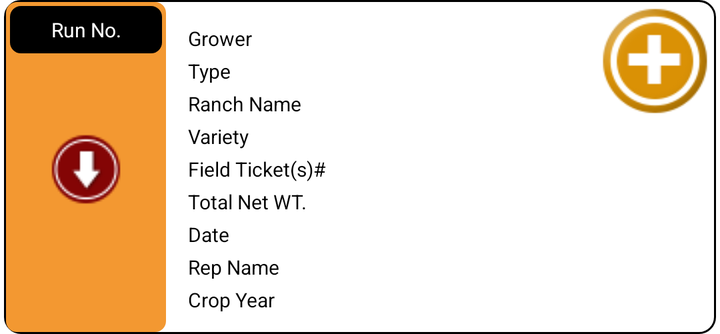
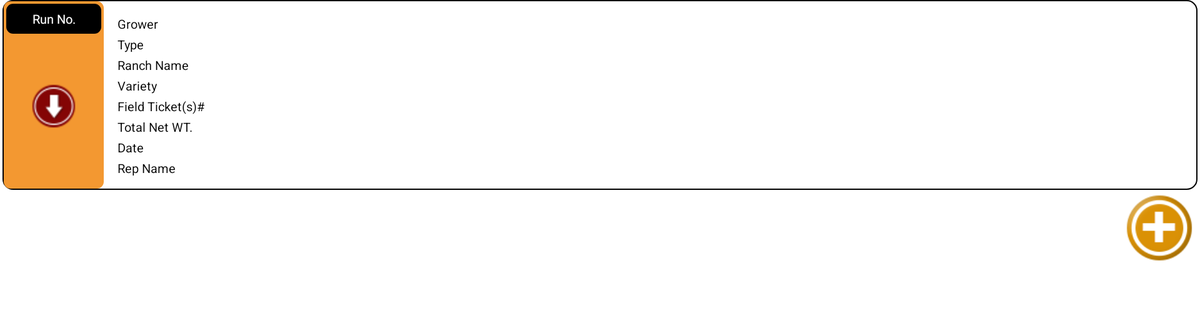

First picture: res/layout/ on a phone held upright. Second picture: the repository's own variant of that layout, on a device whose configuration matches the variant's folder. Source for both follows.
<!-- AndroidManifest.xml: application theme Theme.Customalmonds -->
<!-- res/layout/product_home_list.xml -->
<?xml version="1.0" encoding="utf-8"?>
<androidx.constraintlayout.widget.ConstraintLayout xmlns:android="http://schemas.android.com/apk/res/android"
    xmlns:app="http://schemas.android.com/apk/res-auto"
    xmlns:tools="http://schemas.android.com/tools"
    android:layout_width="match_parent"
    android:layout_height="wrap_content"
    android:layout_marginLeft="2dp"
    android:layout_marginRight="2dp"
    tools:context=".Listproduct">



    <LinearLayout
        android:id="@+id/lin_main"
        android:layout_width="match_parent"
        android:layout_height="match_parent"


        android:orientation="vertical">
        <LinearLayout
            android:background="@drawable/my_custom_product"
            android:layout_width="match_parent"
android:id="@+id/linhead"
            android:layout_height="wrap_content"
            android:orientation="horizontal" >

            <LinearLayout
                android:layout_width="80dp"
                android:layout_height="match_parent"
                android:background="@drawable/my_back"
android:layout_margin="1dp"
                android:orientation="vertical" >

                <TextView
                    android:id="@+id/listview_layout_tv1_title"
                    android:layout_width="match_parent"
                    android:layout_height="wrap_content"
                    android:background="@drawable/my_black"
                    android:gravity="center"
                    android:padding="5dp"
                    android:layout_margin="1dp"
                    android:text="Run No."
android:textColor="@color/white"
                    android:textSize="10sp" />


                <TextView
                    android:id="@+id/txt_id"
                    android:layout_width="match_parent"
                    android:layout_height="wrap_content"
                    android:visibility="gone"
                    android:gravity="center"
                    android:padding="5dp"
                    android:text=""
                    android:textColor="@color/app_color" />
                <TextView
                    android:id="@+id/txt_runid"
                    android:layout_width="match_parent"
                    android:layout_height="wrap_content"
                    android:gravity="center"
                    android:padding="5dp"
                    android:text=""
                    android:textStyle="bold"
                    android:textColor="@color/white" />

                <TextView
                    android:id="@+id/txt_view"
                    android:layout_width="match_parent"
                    android:layout_height="wrap_content"
                    android:gravity="center"
                    android:padding="5dp"
                    android:text="0"
                    android:visibility="gone"
                    android:textColor="@color/app_color" />



                <ImageView
                    android:id="@+id/img_view"
                    android:layout_gravity="center|bottom"
                    android:layout_width="wrap_content"
                    android:layout_marginTop="10dp"
                    android:layout_height="wrap_content"
                    android:src="@drawable/downarrow"></ImageView>
                <ImageView
                    android:id="@+id/img_viewup"
                    android:layout_gravity="center|bottom"
                    android:layout_width="wrap_content"
                    android:layout_marginTop="10dp"
                    android:visibility="gone"
                    android:layout_height="wrap_content"
                    android:src="@drawable/uparrow"></ImageView>

            </LinearLayout>

            <View
                android:layout_width="1dp"
                android:visibility="gone"
                android:layout_height="match_parent"
                android:background="#D2D2D2" />

            <RelativeLayout
                android:id="@+id/freight_ticket_rl_ship_con"
                android:layout_width="match_parent"
                android:layout_height="wrap_content" >

                <LinearLayout
                    android:layout_width="match_parent"
                    android:layout_height="wrap_content"
                    android:layout_centerInParent="true"

                    android:orientation="vertical"
                    android:padding="10dp">


                    <LinearLayout
                        android:layout_width="match_parent"
                        android:layout_height="wrap_content"
                        android:orientation="horizontal"
                        android:weightSum="1">

                        <TextView
                            android:id="@+id/listview_layout_tv3_title"
                            android:layout_width="match_parent"
                            android:layout_height="wrap_content"
                            android:layout_weight="0.7"
                            android:text="Grower "
                            android:textColor="#000"
                            android:textSize="10sp" />

                        <TextView
                            android:id="@+id/txt_grower"
                            android:layout_width="match_parent"
                            android:layout_height="wrap_content"
                            android:layout_weight="0.3"
                            android:singleLine="true"
                            android:text=""
                            android:layout_marginLeft="3dp"
                            android:textColor="#000"
                            android:textSize="12sp"
                            android:textStyle="bold" />
                    </LinearLayout>

                    <LinearLayout
                        android:layout_width="match_parent"
                        android:layout_height="wrap_content"
                        android:orientation="horizontal"
                        android:weightSum="1">

                        <TextView
                            android:layout_width="match_parent"
                            android:layout_height="wrap_content"
                            android:layout_weight="0.7"
                            android:text="Type"
                            android:textColor="#000"
                            android:textSize="10sp" />

                        <TextView
                            android:id="@+id/txt_type"
                            android:layout_width="match_parent"
                            android:layout_height="wrap_content"
                            android:layout_weight="0.3"
                            android:singleLine="true"
                            android:text=""
                            android:layout_marginLeft="3dp"
                            android:textColor="#000"
                            android:textSize="12sp"
                            android:textStyle="bold" />
                    </LinearLayout>

                    <LinearLayout
                        android:layout_width="match_parent"
                        android:layout_height="wrap_content"
                        android:orientation="horizontal"
                        android:weightSum="1">

                        <TextView
                            android:layout_width="match_parent"
                            android:layout_height="wrap_content"
                            android:layout_weight="0.7"
                            android:text="Ranch Name"
                            android:textColor="#000"
                            android:textSize="10sp" />

                        <TextView
                            android:id="@+id/txt_rname"
                            android:layout_width="match_parent"
                            android:layout_height="wrap_content"
                            android:layout_weight="0.3"
                            android:singleLine="true"
                            android:text=""
                            android:textColor="#000"
                            android:layout_marginLeft="3dp"
                            android:textSize="12sp"
                            android:textStyle="bold" />
                    </LinearLayout>

                    <LinearLayout
                        android:layout_width="match_parent"
                        android:layout_height="wrap_content"
                        android:orientation="horizontal"
                        android:weightSum="1">

                        <TextView

                            android:layout_width="match_parent"
                            android:layout_height="wrap_content"
                            android:layout_weight="0.7"
                            android:text="Variety"
                            android:textColor="#000"
                            android:textSize="10sp" />

                        <TextView
                            android:id="@+id/txt_variety"
                            android:layout_width="match_parent"
                            android:layout_height="wrap_content"
                            android:layout_weight="0.3"
                            android:singleLine="true"
                            android:text=""
                            android:layout_marginLeft="3dp"
                            android:textColor="#000"
                            android:textSize="12sp"
                            android:textStyle="bold" />
                    </LinearLayout>

                    <LinearLayout
                        android:layout_width="match_parent"
                        android:layout_height="wrap_content"
                        android:orientation="horizontal"
                        android:weightSum="1">

                        <TextView

                            android:layout_width="match_parent"
                            android:layout_height="wrap_content"
                            android:layout_weight="0.7"
                            android:text="Field Ticket(s)#"
                            android:textColor="#000"
                            android:textSize="10sp" />

                        <TextView
                            android:id="@+id/txt_fticket"
                            android:layout_width="match_parent"
                            android:layout_height="wrap_content"
                            android:layout_weight="0.3"
                            android:singleLine="true"
                            android:text=""
                            android:layout_marginLeft="3dp"
                            android:textColor="#000"
                            android:textSize="12sp"
                            android:textStyle="bold" />
                    </LinearLayout>

                    <LinearLayout
                        android:layout_width="match_parent"
                        android:layout_height="wrap_content"
                        android:orientation="horizontal"
                        android:weightSum="1">

                        <TextView

                            android:layout_width="match_parent"
                            android:layout_height="wrap_content"
                            android:layout_weight="0.7"
                            android:text="Total Net WT."
                            android:textColor="#000"
                            android:textSize="10sp" />

                        <TextView
                            android:id="@+id/txt_totalwgt"
                            android:layout_width="match_parent"
                            android:layout_height="wrap_content"
                            android:layout_weight="0.3"
                            android:singleLine="true"
                            android:text=""
                            android:textColor="#000"
                            android:layout_marginLeft="3dp"
                            android:textSize="12sp"
                            android:textStyle="bold" />
                    </LinearLayout>

                    <LinearLayout
                        android:layout_width="match_parent"
                        android:layout_height="wrap_content"
                        android:orientation="horizontal"
                        android:weightSum="1">

                        <TextView

                            android:layout_width="match_parent"
                            android:layout_height="wrap_content"
                            android:layout_weight="0.7"
                            android:text="Date"
                            android:textColor="#000"
                            android:textSize="10sp" />

                        <TextView
                            android:id="@+id/txt_date"
                            android:layout_width="match_parent"
                            android:layout_height="wrap_content"
                            android:layout_weight="0.3"
                            android:singleLine="true"
                            android:text=""
                            android:layout_marginLeft="3dp"
                            android:textColor="#000"
                            android:textSize="12sp"
                            android:textStyle="bold" />
                    </LinearLayout>
                    <LinearLayout
                        android:layout_width="match_parent"
                        android:layout_height="wrap_content"
                        android:orientation="horizontal"
                        android:weightSum="1">

                        <TextView

                            android:layout_width="match_parent"
                            android:layout_height="wrap_content"
                            android:layout_weight="0.7"
                            android:text="Rep Name"
                            android:textColor="#000"
                            android:textSize="10sp" />

                        <TextView
                            android:id="@+id/txt_repname"
                            android:layout_width="match_parent"
                            android:layout_height="wrap_content"
                            android:layout_weight="0.3"
                            android:singleLine="true"
                            android:text=""
                            android:layout_marginLeft="3dp"
                            android:textColor="#000"
                            android:textSize="12sp"
                            android:textStyle="bold" />
                    </LinearLayout>
                    <LinearLayout
                        android:layout_width="match_parent"
                        android:layout_height="wrap_content"
                        android:orientation="horizontal"
                        android:weightSum="1">

                        <TextView

                            android:layout_width="match_parent"
                            android:layout_height="wrap_content"
                            android:layout_weight="0.7"
                            android:text="Crop Year"
                            android:textColor="#000"
                            android:textSize="10sp" />

                        <TextView
                            android:id="@+id/txt_cropyear"
                            android:layout_width="match_parent"
                            android:layout_height="wrap_content"
                            android:layout_weight="0.3"
                            android:singleLine="true"
                            android:text=""
                            android:layout_marginLeft="3dp"
                            android:textColor="#000"
                            android:textSize="12sp"
                            android:textStyle="bold" />
                    </LinearLayout>
                </LinearLayout>

                <LinearLayout
                    android:layout_width="match_parent"
                    android:layout_height="wrap_content"
                    android:gravity="right"
                    android:orientation="vertical">

                    <ImageView
                        android:id="@+id/img_add"
                        android:layout_width="55dp"
                        android:layout_marginRight="3dp"
                        android:layout_marginTop="3dp"
                        android:layout_height="55dp"
                        android:src="@mipmap/addd"></ImageView>





                    <ImageView
                        android:id="@+id/img_printz"
                        android:layout_width="55dp"
                        android:layout_height="55dp"
                        android:visibility="invisible"
                        android:src="@mipmap/printz"></ImageView>
                </LinearLayout>
            </RelativeLayout>
        </LinearLayout>
<LinearLayout
    android:id="@+id/lin_grs"
    android:orientation="vertical"
    android:visibility="gone"
    android:layout_marginLeft="80dp"
    android:layout_width="match_parent"
    android:layout_height="wrap_content"></LinearLayout>



        <LinearLayout
            android:id="@+id/lin_subproduct"
            android:layout_width="match_parent"
            android:layout_height="wrap_content"
android:layout_marginLeft="35dp"
            android:orientation="vertical">
        </LinearLayout>



    </LinearLayout>




</androidx.constraintlayout.widget.ConstraintLayout>
<!-- resources referenced by this layout -->
<resources>
  <color name="app_color">#f39831</color>
  <color name="white">#FFFFFFFF</color>
  <!-- drawable downarrow: png bitmap (drawable, 1728 bytes) -->
  <!-- drawable my_back (drawable) -->
  <?xml version="1.0" encoding="utf-8"?>
  <shape xmlns:android="http://schemas.android.com/apk/res/android" android:shape="rectangle">
      <corners android:radius="5dp"/>
      <padding android:left="1dp" android:right="1dp" android:top="1dp" android:bottom="1dp"/>
      <stroke android:width="1dp" android:color="#f39831"/>
  <solid android:color="#f39831" />
  </shape>
  <!-- drawable my_black (drawable) -->
  <?xml version="1.0" encoding="utf-8"?>
  <shape xmlns:android="http://schemas.android.com/apk/res/android" android:shape="rectangle">
      <corners android:radius="5dp"/>
       <stroke android:width="1dp" android:color="#FF000000"/>
  <solid android:color="#FF000000" />
  </shape>
  <!-- drawable my_custom_product (drawable) -->
  <?xml version="1.0" encoding="utf-8"?>
  <shape xmlns:android="http://schemas.android.com/apk/res/android" android:shape="rectangle">
      <corners android:radius="8dp"/>
       <stroke android:width="1dp" android:color="#FF000000"/>
  
  </shape>
  <!-- drawable uparrow: png bitmap (drawable, 1646 bytes) -->
  <!-- mipmap addd: png bitmap (drawable, 2074 bytes) -->
  <!-- mipmap printz: png bitmap (drawable, 3704 bytes) -->
  <style name="Theme.Customalmonds" parent="Theme.MaterialComponents.DayNight.DarkActionBar">
          
          <item name="colorPrimary">@color/app_color</item>
          <item name="colorPrimaryVariant">@color/purple_700</item>
          <item name="colorOnPrimary">@color/white</item>
          
          <item name="colorSecondary">@color/teal_200</item>
          <item name="colorSecondaryVariant">@color/teal_700</item>
          <item name="colorOnSecondary">@color/black</item>
          
          <item name="android:statusBarColor" tools:targetApi="l">?attr/colorPrimaryVariant</item>
          
      </style>
  <color name="purple_700">#FF3700B3</color>
  <color name="teal_200">#FF03DAC5</color>
  <color name="teal_700">#FF018786</color>
  <color name="black">#FF000000</color>
</resources>
<!-- res/layout-sw600dp/product_home_list.xml (the repository's variant of the layout above) -->
<!-- drawn on a 7-inch tablet turned sideways -->
<?xml version="1.0" encoding="utf-8"?>
<androidx.constraintlayout.widget.ConstraintLayout xmlns:android="http://schemas.android.com/apk/res/android"
    xmlns:app="http://schemas.android.com/apk/res-auto"
    xmlns:tools="http://schemas.android.com/tools"
    android:layout_width="match_parent"
    android:layout_height="wrap_content"
    android:layout_marginLeft="2dp"
    android:layout_marginRight="2dp"
    tools:context=".HomeActivitynew">



    <LinearLayout
        android:id="@+id/lin_main"
        android:layout_width="match_parent"
        android:layout_height="match_parent"


        android:orientation="vertical">
        <LinearLayout
            android:background="@drawable/my_custom_product"
            android:layout_width="match_parent"
            android:id="@+id/linhead"
            android:layout_height="wrap_content"
            android:orientation="horizontal" >

            <LinearLayout
                android:layout_width="80dp"
                android:layout_height="match_parent"
                android:background="@drawable/my_back"
android:layout_margin="1dp"
                android:orientation="vertical" >

                <TextView
                    android:id="@+id/listview_layout_tv1_title"
                    android:layout_width="match_parent"
                    android:layout_height="wrap_content"
                    android:background="@drawable/my_black"
                    android:gravity="center"
                    android:padding="5dp"
                    android:layout_margin="1dp"
                    android:text="Run No."
android:textColor="@color/white"
                    android:textSize="10sp" />


                <TextView
                    android:id="@+id/txt_id"
                    android:layout_width="match_parent"
                    android:layout_height="wrap_content"
                    android:visibility="gone"
                    android:gravity="center"
                    android:padding="5dp"
                    android:text=""
                    android:textColor="@color/app_color" />
                <TextView
                    android:id="@+id/txt_runid"
                    android:layout_width="match_parent"
                    android:layout_height="wrap_content"
                    android:gravity="center"
                    android:padding="5dp"
                    android:text=""
                    android:textStyle="bold"
                    android:textColor="@color/white" />

                <TextView
                    android:id="@+id/txt_view"
                    android:layout_width="match_parent"
                    android:layout_height="wrap_content"
                    android:gravity="center"
                    android:padding="5dp"
                    android:text="0"
                    android:visibility="gone"
                    android:textColor="@color/app_color" />



                <ImageView
                    android:id="@+id/img_view"
                    android:layout_gravity="center|bottom"
                    android:layout_width="wrap_content"
                    android:layout_marginTop="10dp"
                    android:layout_height="wrap_content"
                    android:src="@drawable/downarrow"></ImageView>
                <ImageView
                    android:id="@+id/img_viewup"
                    android:layout_gravity="center|bottom"
                    android:layout_width="wrap_content"
                    android:layout_marginTop="10dp"
                    android:visibility="gone"
                    android:layout_height="wrap_content"
                    android:src="@drawable/uparrow"></ImageView>

            </LinearLayout>

            <View
                android:layout_width="1dp"
                android:visibility="gone"
                android:layout_height="match_parent"
                android:background="#D2D2D2" />

            <RelativeLayout
                android:id="@+id/freight_ticket_rl_ship_con"
                android:layout_width="match_parent"
                android:layout_height="wrap_content" >

                <LinearLayout
                    android:layout_width="match_parent"
                    android:layout_height="wrap_content"
                    android:layout_centerInParent="true"

                    android:orientation="vertical"
                    android:padding="10dp">


                    <LinearLayout
                        android:layout_width="match_parent"
                        android:layout_height="wrap_content"
                        android:orientation="horizontal"
                        android:weightSum="1">

                        <TextView
                            android:id="@+id/listview_layout_tv3_title"
                            android:layout_width="match_parent"
                            android:layout_height="wrap_content"
                            android:layout_weight="0.9"
                            android:text="Grower "
                            android:textColor="#000"
                            android:textSize="10sp" />

                        <TextView
                            android:id="@+id/txt_grower"
                            android:layout_width="match_parent"
                            android:layout_height="wrap_content"
                            android:layout_weight="0.1"
                            android:singleLine="true"
                            android:text=""
                            android:layout_marginLeft="3dp"
                            android:textColor="#000"
                            android:textSize="12sp"
                            android:textStyle="bold" />
                    </LinearLayout>

                    <LinearLayout
                        android:layout_width="match_parent"
                        android:layout_height="wrap_content"
                        android:orientation="horizontal"
                        android:weightSum="1">

                        <TextView
                            android:layout_width="match_parent"
                            android:layout_height="wrap_content"
                            android:layout_weight="0.9"
                            android:text="Type"
                            android:textColor="#000"
                            android:textSize="10sp" />

                        <TextView
                            android:id="@+id/txt_type"
                            android:layout_width="match_parent"
                            android:layout_height="wrap_content"
                            android:layout_weight="0.1"
                            android:singleLine="true"
                            android:text=""
                            android:layout_marginLeft="3dp"
                            android:textColor="#000"
                            android:textSize="12sp"
                            android:textStyle="bold" />
                    </LinearLayout>

                    <LinearLayout
                        android:layout_width="match_parent"
                        android:layout_height="wrap_content"
                        android:orientation="horizontal"
                        android:weightSum="1">

                        <TextView
                            android:layout_width="match_parent"
                            android:layout_height="wrap_content"
                            android:layout_weight="0.9"
                            android:text="Ranch Name"
                            android:textColor="#000"
                            android:textSize="10sp" />

                        <TextView
                            android:id="@+id/txt_rname"
                            android:layout_width="match_parent"
                            android:layout_height="wrap_content"
                            android:layout_weight="0.1"
                            android:singleLine="true"
                            android:text=""
                            android:textColor="#000"
                            android:layout_marginLeft="3dp"
                            android:textSize="12sp"
                            android:textStyle="bold" />
                    </LinearLayout>

                    <LinearLayout
                        android:layout_width="match_parent"
                        android:layout_height="wrap_content"
                        android:orientation="horizontal"
                        android:weightSum="1">

                        <TextView

                            android:layout_width="match_parent"
                            android:layout_height="wrap_content"
                            android:layout_weight="0.9"
                            android:text="Variety"
                            android:textColor="#000"
                            android:textSize="10sp" />

                        <TextView
                            android:id="@+id/txt_variety"
                            android:layout_width="match_parent"
                            android:layout_height="wrap_content"
                            android:layout_weight="0.1"
                            android:singleLine="true"
                            android:text=""
                            android:layout_marginLeft="3dp"
                            android:textColor="#000"
                            android:textSize="12sp"
                            android:textStyle="bold" />
                    </LinearLayout>

                    <LinearLayout
                        android:layout_width="match_parent"
                        android:layout_height="wrap_content"
                        android:orientation="horizontal"
                        android:weightSum="1">

                        <TextView

                            android:layout_width="match_parent"
                            android:layout_height="wrap_content"
                            android:layout_weight="0.9"
                            android:text="Field Ticket(s)#"
                            android:textColor="#000"
                            android:textSize="10sp" />

                        <TextView
                            android:id="@+id/txt_fticket"
                            android:layout_width="match_parent"
                            android:layout_height="wrap_content"
                            android:layout_weight="0.1"
                            android:singleLine="true"
                            android:text=""
                            android:layout_marginLeft="3dp"
                            android:textColor="#000"
                            android:textSize="12sp"
                            android:textStyle="bold" />
                    </LinearLayout>

                    <LinearLayout
                        android:layout_width="match_parent"
                        android:layout_height="wrap_content"
                        android:orientation="horizontal"
                        android:weightSum="1">

                        <TextView

                            android:layout_width="match_parent"
                            android:layout_height="wrap_content"
                            android:layout_weight="0.9"
                            android:text="Total Net WT."
                            android:textColor="#000"
                            android:textSize="10sp" />

                        <TextView
                            android:id="@+id/txt_totalwgt"
                            android:layout_width="match_parent"
                            android:layout_height="wrap_content"
                            android:layout_weight="0.1"
                            android:singleLine="true"
                            android:text=""
                            android:textColor="#000"
                            android:layout_marginLeft="3dp"
                            android:textSize="12sp"
                            android:textStyle="bold" />
                    </LinearLayout>

                    <LinearLayout
                        android:layout_width="match_parent"
                        android:layout_height="wrap_content"
                        android:orientation="horizontal"
                        android:weightSum="1">

                        <TextView

                            android:layout_width="match_parent"
                            android:layout_height="wrap_content"
                            android:layout_weight="0.9"
                            android:text="Date"
                            android:textColor="#000"
                            android:textSize="10sp" />

                        <TextView
                            android:id="@+id/txt_date"
                            android:layout_width="match_parent"
                            android:layout_height="wrap_content"
                            android:layout_weight="0.1"
                            android:singleLine="true"
                            android:text=""
                            android:layout_marginLeft="3dp"
                            android:textColor="#000"
                            android:textSize="12sp"
                            android:textStyle="bold" />
                    </LinearLayout>
                    <LinearLayout
                        android:layout_width="match_parent"
                        android:layout_height="wrap_content"
                        android:orientation="horizontal"
                        android:weightSum="1">

                        <TextView

                            android:layout_width="match_parent"
                            android:layout_height="wrap_content"
                            android:layout_weight="0.9"
                            android:text="Rep Name"
                            android:textColor="#000"
                            android:textSize="10sp" />

                        <TextView
                            android:id="@+id/txt_repname"
                            android:layout_width="match_parent"
                            android:layout_height="wrap_content"
                            android:layout_weight="0.1"
                            android:singleLine="true"
                            android:text=""
                            android:layout_marginLeft="3dp"
                            android:textColor="#000"
                            android:textSize="12sp"
                            android:textStyle="bold" />
                    </LinearLayout>
                </LinearLayout>

            </RelativeLayout>
        </LinearLayout>
<LinearLayout
    android:id="@+id/lin_grs"
    android:orientation="vertical"
    android:visibility="gone"
    android:layout_marginLeft="80dp"
    android:layout_width="match_parent"
    android:layout_height="wrap_content"></LinearLayout>



        <LinearLayout
            android:id="@+id/lin_subproduct"
            android:layout_width="match_parent"
            android:layout_height="wrap_content"
android:layout_marginLeft="35dp"
            android:orientation="vertical">

            <LinearLayout
                android:layout_width="match_parent"
                android:layout_height="wrap_content"
                android:gravity="right"
                android:orientation="vertical">

                <ImageView
                    android:id="@+id/img_add"
                    android:layout_width="55dp"
                    android:layout_height="55dp"
                    android:layout_marginTop="3dp"
                    android:layout_marginRight="3dp"
                    android:src="@mipmap/addd"></ImageView>


                <ImageView
                    android:id="@+id/img_printz"
                    android:layout_width="55dp"
                    android:layout_height="55dp"
                    android:src="@mipmap/printz"
                    android:visibility="invisible"></ImageView>
            </LinearLayout>
        </LinearLayout>



    </LinearLayout>




</androidx.constraintlayout.widget.ConstraintLayout>
